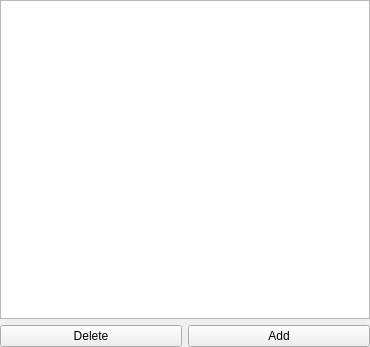
<?xml version="1.0" encoding="UTF-8"?>
<ui version="4.0">
 <class>ResourceListWidget</class>
 <widget class="QWidget" name="ResourceListWidget">
  <property name="geometry">
   <rect>
    <x>0</x>
    <y>0</y>
    <width>370</width>
    <height>347</height>
   </rect>
  </property>
  <property name="windowTitle">
   <string>Form</string>
  </property>
  <layout class="QVBoxLayout" name="verticalLayout">
   <property name="leftMargin">
    <number>0</number>
   </property>
   <property name="topMargin">
    <number>0</number>
   </property>
   <property name="rightMargin">
    <number>0</number>
   </property>
   <property name="bottomMargin">
    <number>0</number>
   </property>
   <item>
    <widget class="QTableView" name="listView">
     <property name="editTriggers">
      <set>QAbstractItemView::DoubleClicked|QAbstractItemView::EditKeyPressed</set>
     </property>
    </widget>
   </item>
   <item>
    <layout class="QHBoxLayout" name="horizontalLayout_2">
     <property name="leftMargin">
      <number>0</number>
     </property>
     <property name="bottomMargin">
      <number>0</number>
     </property>
     <item>
      <widget class="QPushButton" name="btnDelete">
       <property name="text">
        <string>Delete</string>
       </property>
      </widget>
     </item>
     <item>
      <widget class="QPushButton" name="btnAdd">
       <property name="text">
        <string>Add</string>
       </property>
      </widget>
     </item>
    </layout>
   </item>
  </layout>
 </widget>
 <resources/>
 <connections/>
</ui>
